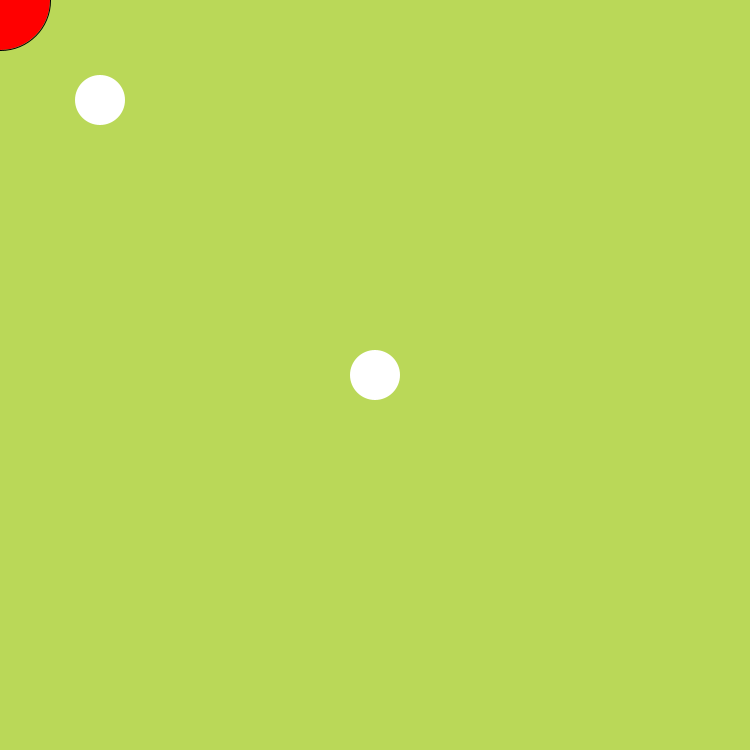
Frame 1 (no input)
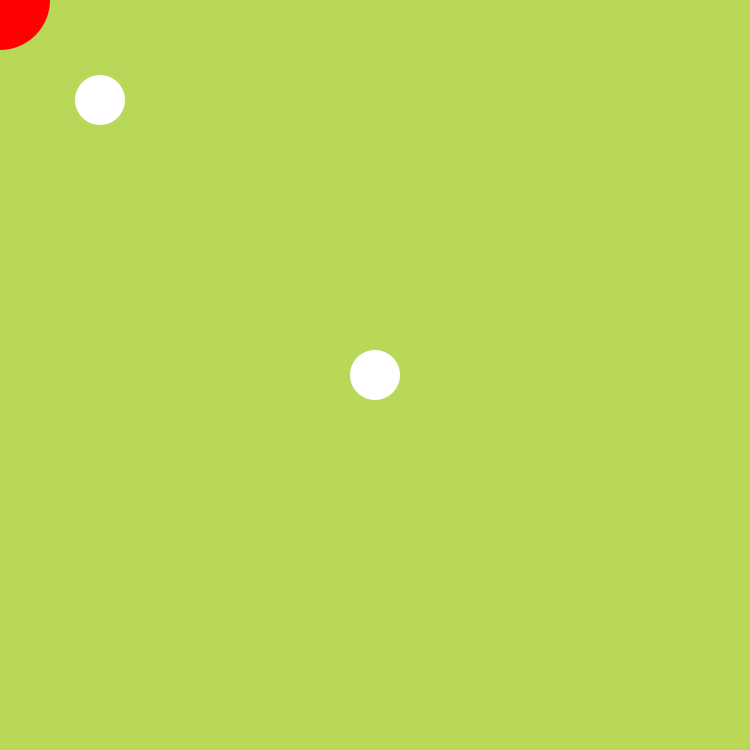
Frame 60 (the mouse pressed at the canvas centre just before this capture)
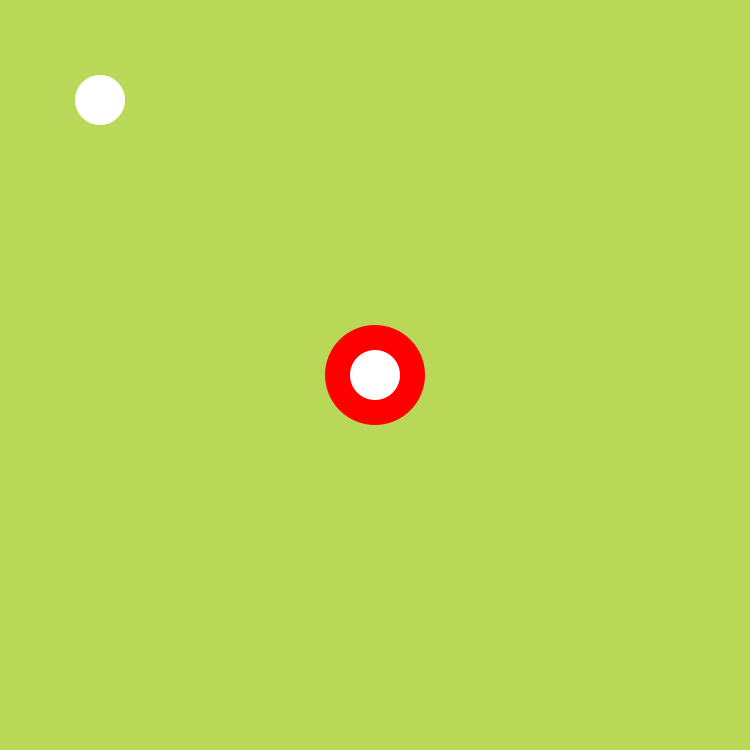
Frame 120 (the mouse held since frame 60 and released just before this capture)

The Processing sketch that drew these frames (run headless with seeded random() and noise(); from frame 60 on, the mouse is pressed at the canvas centre):

// Processing sketch: Overlay
// ── Overlay.pde
void setup() {
  size(750, 750);
}

void draw() {
  background(186, 216, 88);
  fill(255, 0, 0);
  ellipse(mouseX, mouseY, 100, 100);
  fill(255);
  noStroke();
  ellipse(width/2, height/2, 50, 50);
  ellipse(100, 100, 50, 50);
}
